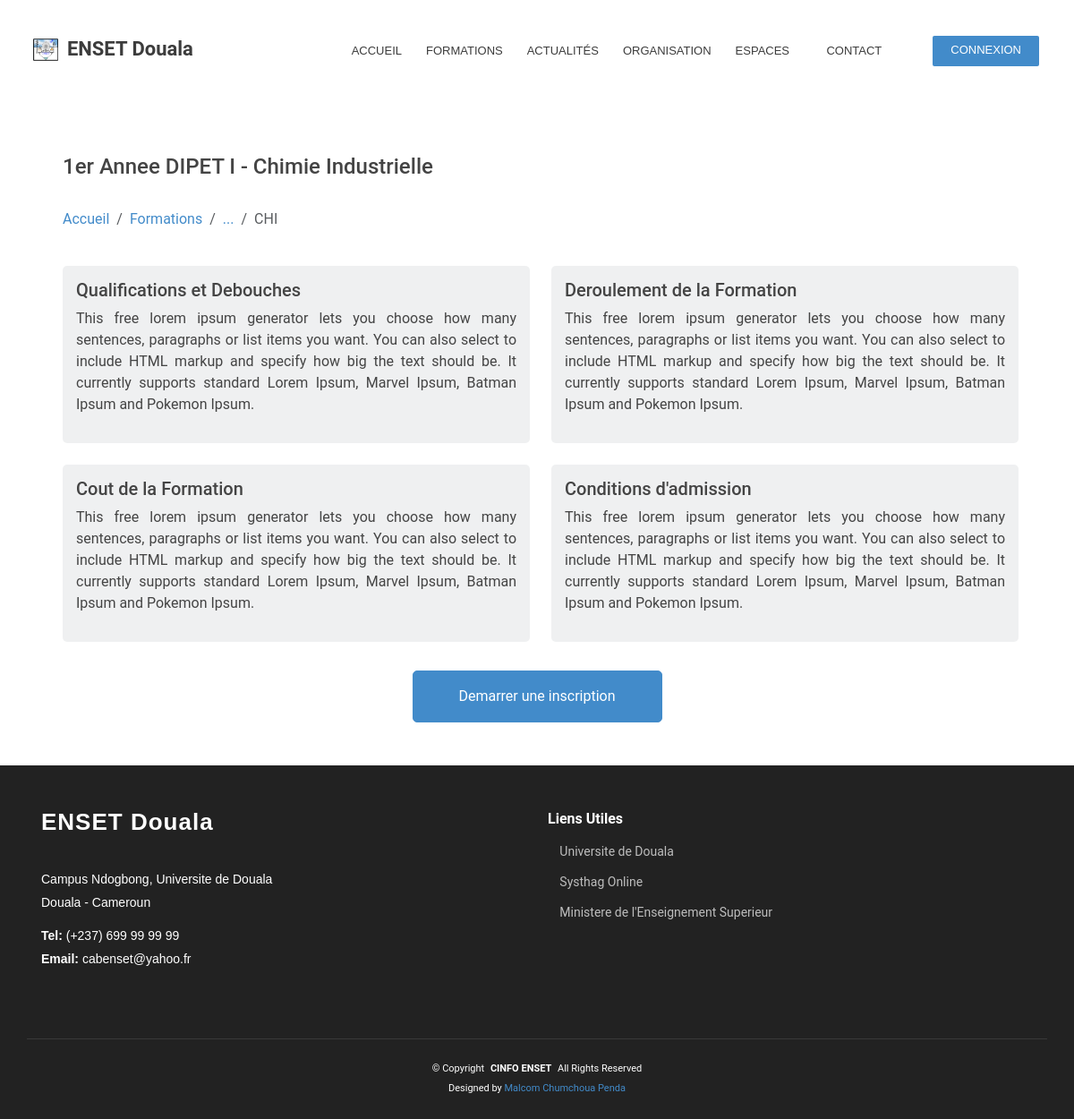
/courses/details?key=CHI1&prev_url=/courses/list/all&prev=..., run on the app's committed database.
### services/demo/schemas.py (models this page shows)
class Level(db.Model):
    __bind_key__ = 'demo'
    __tablename__ = 'levels'
    id = db.Column(db.String(15), primary_key=True)
    name = db.Column(db.String(100), nullable=False)
    courses = db.relationship('Course', backref='level', cascade=CASCADE)

class Option(db.Model):
    __bind_key__ = 'demo'
    __tablename__ = 'options'
    id = db.Column(db.String(10), primary_key=True)
    name = db.Column(db.String(100), nullable=False)
    unit_id = db.Column(db.String(50), db.ForeignKey('units.id'))
    formation_id = db.Column(db.String(5), db.ForeignKey('formations.id'))
    courses = db.relationship('Course', backref='option', cascade=CASCADE)

class Course(db.Model):
    __bind_key__ = 'demo'
    __tablename__ = 'courses'
    id = db.Column(db.String(10), primary_key=True)
    open = db.Column(db.Boolean, nullable=False)
    period = db.Column(db.String(9), nullable=False)
    text = db.Column(db.String(200), nullable=True)
    option_id = db.Column(db.String(10), db.ForeignKey('options.id'))
    diploma_id = db.Column(db.String(10), db.ForeignKey('diplomas.id'))
    level_id = db.Column(db.String(15), db.ForeignKey('levels.id'))

### pages/courses/routes.py (the view)
@ui.route('/details')
def details():
    prev_url = request.args.get('prev_url')
    prev = request.args.get('prev')
    key = request.args.get('key')
    course = qry.get_course(db.session, key)
    return render_template('courses-details.html',
                           course=course,
                           prev_url=prev_url,
                           prev=prev)

### app.py (called while the page is built)
@app.context_processor
def inject_defaults():
    return {'default_deadline':default_deadline,
            'portals': PORTALS,
            'contact':CONTACT,
            'links':LINKS}

@app.context_processor
def inject_menus():
    return {'landing':LANDING_MENU['children'],
            'login':LOGIN_MENU['children']}

### services/demo/queries.py (called while the page is built)
def get_course(session, key):
    query = session.query(sch.Course)
    query = query.filter_by(id=key)
    return query.one()

### pages/courses/layouts/courses-details.html (shortened to what this page needs)
{% extends 'landing-details.html' %}
{% block details_main %}
    <div class="container">
        <div class="row ms-3 mt-2 mb-4">
            <h4>{{ course.level.name }} - {{ course.option.name }}</h4>
            <nav aria-label="breadcrumb">
            <ol class="breadcrumb mt-4">
                <li class="breadcrumb-item"><a href="{{ url_for('home.index') }}">Accueil</a></li>
                <li class="breadcrumb-item"><a href="{{ url_for('courses.index') }}">Formations</a></li>
                <li class="breadcrumb-item"><a href="{{ prev_url }}">{{ prev }}</a></li>
                <li class="breadcrumb-item active" aria-current="page">{{ course.option_id }}</li>
            </ol>
            </nav>
        </div>
        <div class="row ms-3 me-2 g-4 pb-4">
            <div class="col-lg-6 col-12">
                <div class="details-info details-rounded">
                    <h5>Qualifications et Debouches</h5>
                    <p>
                        This free lorem ipsum generator lets you choose how many sentences,
                        paragraphs or list items you want. You can also select to include HTML
                        markup and specify how big the text should be. It currently supports
                        standard Lorem Ipsum, Marvel Ipsum, Batman Ipsum and Pokemon Ipsum.
                    </p>
                </div>
            </div>
            <div class="col-lg-6 col-12">
                <div class="details-info details-rounded">
                    <h5>Deroulement de la Formation</h5>
                    <p>
                        This free lorem ipsum generator lets you choose how many sentences,
                        paragraphs or list items you want. You can also select to include HTML
                        markup and specify how big the text should be. It currently supports
                        standard Lorem Ipsum, Marvel Ipsum, Batman Ipsum and Pokemon Ipsum.
                    </p>
                </div>
            </div>
            <div class="col-lg-6 col-12">
                <div class="details-info details-rounded">
                    <h5>Cout de la Formation</h5>
                    <p>
                        This free lorem ipsum generator lets you choose how many sentences,
                        paragraphs or list items you want. You can also select to include HTML
                        markup and specify how big the text should be. It currently supports
                        standard Lorem Ipsum, Marvel Ipsum, Batman Ipsum and Pokemon Ipsum.
                    </p>
                </div>
            </div>
            <div class="col-lg-6 col-12">
                <div class="details-info details-rounded">
                    <h5>Conditions d'admission</h5>
                    <p>
                        This free lorem ipsum generator lets you choose how many sentences,
                        paragraphs or list items you want. You can also select to include HTML
                        markup and specify how big the text should be. It currently supports
                        standard Lorem Ipsum, Marvel Ipsum, Batman Ipsum and Pokemon Ipsum.
                    </p>
                </div>
            </div>
        </div>
        <div class="d-flex justify-content-center pt-2 pb-5">
            <a class="btn btn-primary w-25 py-3"
            href="{{ url_for('admission.index') }}">Demarrer une inscription</a>
        </div>
    </div>
{% endblock %}

### core/theme/static/css/color.css (style rules this page uses)
:root { --primary-color: #428bca; --secondary-dark-color: #3c3c3c; --secondary-color: #444444; --secondary-light-color: #edeff0e3; --white-color: #ffffff; --black-color: #222222; --success-color: rgb(5, 109, 95); --danger-color: rgb(233, 70, 97); }
:root { -e:rgb(68, 68, 68); --primary-transparent-90: rgb(66, 139, 202, 0.90); --primary-transparent-80: rgb(66, 139, 202, 0.80); --primary-transparent-70: rgb(66, 139, 202, 0.70); --primary-transparent-60: rgb(66, 139, 202, 0.60); --primary-transparent-50: rgb(66, 139, 202, 0.50); --primary-transparent-40: rgb(66, 139, 202, 0.40); --primary-transparent-30: rgb(66, 139, 202, 0.30); --primary-transparent-20: rgb(66, 139, 202, 0.20); --primary-transparent-10: rgb(66, 139, 202, 0.10); --secondary-transparent-90: rgb(68, 68, 68, 0.90); --secondary-transparent-80: rgb(68, 68, 68, 0.80); --secondary-transparent-70: rgb(68, 68, 68, 0.70); --secondary-transparent-60: rgb(68, 68, 68, 0.60); --secondary-transparent-50: rgb(68, 68, 68, 0.50); --secondary-transparent-40: rgb(68, 68, 68, 0.40); --secondary-transparent-30: rgb(68, 68, 68, 0.30); --secondary-transparent-20: rgb(68, 68, 68, 0.20); --secondary-transparent-10: rgb(68, 68, 68, 0.10); --white-transparent-90: rgba(255, 255, 255, 0.95); --white-transparent-80: rgba(255, 255, 255, 0.85); --white-transparent-70: rgba(255, 255, 255, 0.75); --white-transparent-60: rgba(255, 255, 255, 0.65); --white-transparent-50: rgba(255, 255, 255, 0.55); --white-transparent-40: rgba(255, 255, 255, 0.45); --white-transparent-30: rgba(255, 255, 255, 0.35); --white-transparent-20: rgba(255, 255, 255, 0.25); --white-transparent-10: rgba(255, 255, 255, 0.15); --black-transparent-90: rgb(34, 34, 34, 0.90); --black-transparent-80: rgb(34, 34, 34, 0.80); --black-transparent-70: rgb(34, 34, 34, 0.70); --black-transparent-60: rgb(34, 34, 34, 0.60); --black-transparent-50: rgb(34, 34, 34, 0.50); --black-transparent-40: rgb(34, 34, 34, 0.40); --black-transparent-30: rgb(34, 34, 34, 0.30); --black-transparent-20: rgb(34, 34, 34, 0.20); --black-transparent-10: rgb(34, 34, 34, 0.10); }

### core/theme/static/css/preloader.css (style rules this page uses)
:root { --background-color: #ffffff; --default-color: #444444; --heading-color: #222222; --accent-color: #428bca; --surface-color: #ffffff; --contrast-color: #ffffff; }

### core/theme/static/css/landing.css (style rules this page uses)
:root { --default-font: "Roboto", system-ui, -apple-system, sans-serif, "Apple Color Emoji", "Segoe UI Emoji", "Segoe UI Symbol"; --heading-font: "Raleway", sans-serif; --nav-font: "Poppins", sans-serif; }
:root { --default-font-size: 14px; --default-font-weight: normal; --h1-font-size: 24px; --h1-font-weight: 700; --h2-font-size: 22px; --h2-font-weight: 600; --h3-font-size: 20px; --h3-font-weight: 600; --h4-font-size: 18px; --h4-font-weight: 600; --h5-font-size: 16px; --h5-font-weight: 600; --h6-font-size: 16px; --h6-font-weight: 600; }
:root { --background-color: var(--white-color); --default-color: var(--secondary-color); --heading-color: var(--black-color); --accent-color: var(--primary-color); --surface-color: var(--white-color); --contrast-color: var(--white-color); --inverted-background-color: var(--secondary-light-color); }
:root { --nav-color: var(--white-color); --nav-hover-color: var(--white-color); --nav-mobile-background-color: var(--white-color); --nav-dropdown-background-color: var(--white-color); --nav-dropdown-color: var(--secondary-color); --nav-dropdown-hover-color: var(--primary-color); }
:root { scroll-behavior: smooth; }
body { color: var(--default-color); background-color: var(--background-color); font-family: var(--default-font); min-height: 100vh; }
*::before, *::after { box-sizing: border-box; }
a { color: var(--accent-color); text-decoration: none; transition: 0.3s; padding-bottom: 0; }
.btn { border-radius: 5px; }
.btn-primary { color: var(--contrast-color); background: var(--primary-color); border-color: var(--primary-color); }
.details-info { padding: 15px; height: 100%; background: transparent; }
.details-info p { text-align: justify; text-justify: inter-word; }
.details-info.details-rounded { border-radius: 5px; background: var(--secondary-light-color); }

### data on the page
Level: level.name "1er Annee DIPET I"
Option: option.name "Chimie Industrielle"
Course: option_id "CHI"

### other printed values
{{ entry.text }} "ACCUEIL" "FORMATIONS" "ACTUALITÉS" "ORGANISATION" "CONTACT"
{{ entry.text }} "ESPACES"
{{ prev }} "..."
{{ contact.addresse }} "Campus Ndogbong, Universite de Douala"
{{ contact.ville }} "Douala - Cameroun"
{{ contact.tel }} "(+237) 699 99 99 99"
{{ contact.email }} "cabenset@yahoo.fr"
{{ parent.group }} "Liens Utiles"
{{ child.nom }} "Universite de Douala" "Systhag Online" "Ministere de l'Enseignement Superieur"
